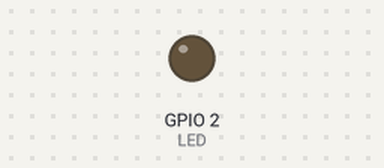
Simulated run of this sketch. Board: ESP8266 (NodeMCU). Shown: output pins drawn as LEDs (lit = HIGH). WiFi joins after 1.5 s; servers stay silent unless stated; uploads are accepted with an empty reply. At 10.6 s the program puts the board to deep sleep or switches it off; the recording ends there.

Above: at 0.1 s.
At 2.4 s:
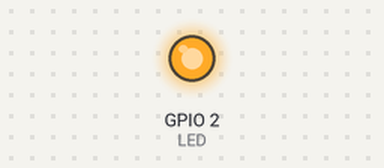
Timing chart, 0 to 10.6 s (numbered marks = the images above):
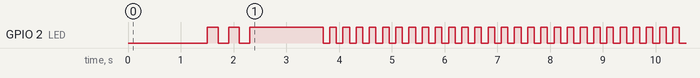

Measured:
- by itself, GPIO 2 (LED): goes HIGH 0.21 s, LOW 0.20 s, HIGH 0.20 s, LOW 0.20 s, HIGH 1.4 s, 27 × (LOW 0.13 s, HIGH 0.13 s), then LOW

The sketch:

ESP-01_Fire.ino
```cpp
// download von HEISE.de
// angepasst durch M. Nebel

#include <ESP8266WiFi.h>

/************************* WiFi Access Point *********************************/

#define WLAN_SSID       "GEHEIM"
#define WLAN_PASS       "GEHEIM"
#define LED             2

/************************* Server config *************************************/

#define FINGERPRINT     "A1 A1 A1 A1 A1 A1 A1 A1 A1 A1 A1 A1 A1 A1 A1 A1 A1 A1 A1 A1"
#define CERT_NAME       "GEHEIM"   //Common Name

/************************** Global State *************************************/

// WiFiFlientSecure for SSL/TLS support
WiFiClientSecure client;

/*************************** Sketch Code ************************************/

void setup() {
  Serial1.begin(115200);
  Serial1.println();
  Serial1.println("Initializing outputs...");
  pinMode(LED, OUTPUT);
  digitalWrite(LED, LOW);
  Serial1.println("Starting Wifi connection...");

  // set static ip part
  IPAddress ipCLI (192, 168, 100, 111);
  IPAddress ipGTW(192, 168, 100, 1);
  IPAddress ipSUB(255, 255, 255, 0);
  IPAddress ipDNS(192, 168, 100, 1);

  WiFi.begin(WLAN_SSID, WLAN_PASS);
  WiFi.config(ipCLI, ipGTW, ipSUB, ipDNS);

  int failcounter = 300;
  Serial1.print("Waiting for a connection");
  while (WiFi.status() != WL_CONNECTED) {
    delay(100);
    Serial1.print(".");
    if (failcounter <= 0) {
      Serial1.println();
      Serial1.println("Giving up.");
      blinkError();
      shutdown();
    }
    failcounter--;
  }
  Serial1.println();
  digitalWrite(LED, HIGH);
  Serial1.println("Wifi connected.");
  // connect to host
  const char* host = "192.168.100.10";
  int port         = 443;
  if (client.connect(host, port)) {
    Serial1.print("Connection to ");
    Serial1.print(host);
    Serial1.println(" established.");
    // check the fingerprint of the SSL cert
    verifyFingerprint();
    // send GET request
    Serial1.println("Sending a message to the server:");

    client.print(String("GET /ESP-01.php?id=101&sensor=FeuerSchlaf") + " HTTP/1.1\r\n" +
                 "Host: " + host + "\r\n" +
                 "Connection: close\r\n" +
                 "\r\n");
    Serial1.println(String("GET /") + " HTTP/1.1\r\n" +
                 "Host: " + host + "\r\n" +
                 "Connection: close\r\n" +
                 "\r\n");

    blinkSent();
    delay(500);
    // get response
    int success = 0;
    failcounter = 50000;
    while (client.connected()) {
      if (client.available()) {
        String line = client.readStringUntil('\n');
        Serial1.println("Server response: " + line);
        if (line[0] == 'O' && line[1] == 'K') {
          digitalWrite(LED, LOW);
          success = 1;
        }
      }
      if (failcounter <= 0) {
        blinkError();
        shutdown();
      }
      delay(100);   // wait
      failcounter--;
    }
    if (success) {
      blinkSuccess();
    } else {
      Serial1.println("Got no success message.");
      blinkError();
    }
    // close connection
    Serial1.println("Successfully closing the connection.");
    client.stop();
    shutdown();
  } else {
    Serial1.print("Unable to connect to ");
    Serial1.print(host);
    Serial1.println(". Sorry.");
    shutdown();
  }
}

void loop() {
  // this should never be reached.
}

void verifyFingerprint() {
  if (! client.verify(FINGERPRINT, CERT_NAME)) {
    Serial1.println("ERROR: Incorrect certificate signature!");
    // Connection insecure!
    blinkError();
    shutdown();
  }
}

void blinkSuccess() {
  for (int i = 4; i < 50; i=(5*i) >> 2) {
    digitalWrite(LED, HIGH);   // turn the LED off
    delay(10*i);               // wait
    digitalWrite(LED, LOW);    // turn the LED on
    delay(10*i);               // wait
  }
}

void blinkError() {
  for (int i = 0; i < 28; i++) {
    digitalWrite(LED, HIGH);   // turn the LED off
    delay(125);                        // wait
    digitalWrite(LED, LOW);    // turn the LED on
    delay(125);                        // wait
  }
}

void blinkSent() {
  for (int i = 0; i < 2; i++) {
    digitalWrite(LED, LOW);   // turn the LED on
    delay(200);                        // wait
    digitalWrite(LED, HIGH);    // turn the LED off
    delay(200);                        // wait
  }
}

void shutdown() {
  Serial1.println("Shutting down.");
  Serial1.println("Going to sleep.");
  ESP.deepSleep(0);
  Serial1.println("Sleep failed.");
  while(1) {
    blinkError();
  }
}
```
